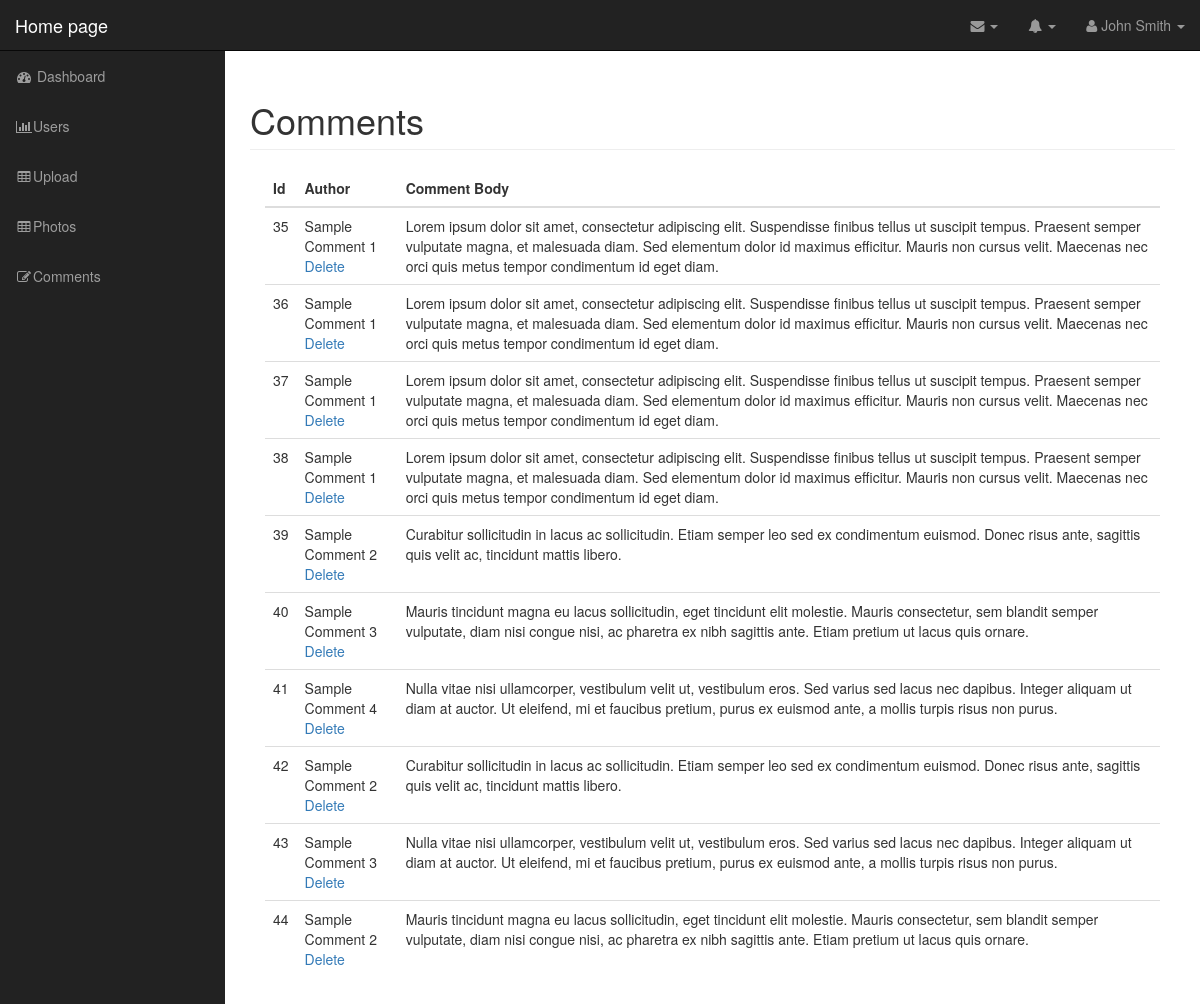
/admin/comments.php (signed in), run on the app's committed database.
### tables this page shows
CREATE TABLE IF NOT EXISTS `tbl_comments` (
  `id` int(11) NOT NULL AUTO_INCREMENT,
  `p_id` int(11) NOT NULL,
  `c_author` varchar(100) NOT NULL,
  `c_body` text NOT NULL,
  PRIMARY KEY (`id`),
  KEY `id` (`p_id`)
);

### admin/includes/database.php (called while the page is built, shortened)
<?php
class Database {
	public $connection;
	public function open_db_connection(){
		$this->connection = new mysqli(DB_HOST,DB_USER,DB_PASS,DB_NAME);
	}
	public function query($sql){
		$result = $this->connection->query($sql);
		return $result;
	}
}
$database = new Database();
 ?>

### admin/includes/db_object.php (called while the page is built, shortened)
<?php
class Db_object
{
	public static function find_all(){
		return static::find_by_query("SELECT * FROM " .static::$db_table. " ");
	}
	public static function find_by_query($query){
		global $database;
		$result = $database->query($query);
		$object_array = [];
		while($row = mysqli_fetch_array($result)){
			$object_array[] = static::instantiate($row);
		}
		return $object_array;
	}
	public static function instantiate($found){
	    $object = new $calling_class();
	    foreach ($found as $attribute => $value) {
	    	if($object->has_attribute($attribute)){
	    		$object->$attribute = $value;
	    	}
	    }
        return $object;
    }
    private function has_attribute($attribute){
    	$object_properties = get_object_vars($this);
    	return array_key_exists($attribute, $object_properties);
    }
}

### admin/comments.php (the view)
<?php include_once("includes/header.php");
if(!$session->is_signed_in()){redirect("login.php");} ?>
<nav class="navbar navbar-inverse navbar-fixed-top" role="navigation">
    <?php include_once("includes/nav_top.php"); ?>
    <?php include_once("includes/nav_side.php"); ?>
</nav>
<div id="page-wrapper">
   <div class="container-fluid">
        <div class="row">
            <div class="col-lg-12">
                <h1 class="page-header">
                    Comments
                </h1>
                <div class="col-md-12">
                    <table class="table">
                        <thead>
                            <tr>
                                <th>Id</th>
                                <th>Author</th>
                                <th>Comment Body</th>
                            </tr>
                        </thead>
                        <tbody>
                                <?php
                                $comments = Comment::find_all();
                                foreach ($comments as $comment) : ?>
                                      <tr>
                                      <td><?php echo $comment->id; ?></td>
                                      <td><?php echo $comment->c_author; ?>
                                           <div class="action_links">
                                              <a href="delete_comment.php?id=<?php echo $comment->id; ?>">Delete</a>
                                          </div>
                                      </td>
                                      <td><?php echo $comment->c_body; ?></td>
                                      </tr>
                                <?php endforeach; ?>
                        </tbody>
                    </table>
                </div>
            </div>
        </div>
    </div>
</div>
<?php include_once("includes/footer.php"); ?>

### admin/css/sb-admin.css (style rules this page uses)
body { margin-top: 100px; background-color: #222; }
@media (min-width:768px) { body { margin-top: 50px; } }
#page-wrapper { width: 100%; padding: 0; background-color: #fff; }
@media (min-width:768px) { #page-wrapper { padding: 10px; } }

### data on the page
tbl_comments: id "35", c_author "Sample Comment 1", c_body "Lorem ipsum dolor sit amet, consectetur adipiscing elit. Suspendisse finibus tellus ut suscipit tempus. Praesent semper vulputate magna, et malesuada diam. Sed elementum dolor id maximus efficitur. Mauris non cursus velit. Maecenas nec orci quis metus tempor condimentum id eget diam."
tbl_comments: id "36", c_author "Sample Comment 1", c_body "Lorem ipsum dolor sit amet, consectetur adipiscing elit. Suspendisse finibus tellus ut suscipit tempus. Praesent semper vulputate magna, et malesuada diam. Sed elementum dolor id maximus efficitur. Mauris non cursus velit. Maecenas nec orci quis metus tempor condimentum id eget diam."
tbl_comments: id "37", c_author "Sample Comment 1", c_body "Lorem ipsum dolor sit amet, consectetur adipiscing elit. Suspendisse finibus tellus ut suscipit tempus. Praesent semper vulputate magna, et malesuada diam. Sed elementum dolor id maximus efficitur. Mauris non cursus velit. Maecenas nec orci quis metus tempor condimentum id eget diam."
tbl_comments: id "38", c_author "Sample Comment 1", c_body "Lorem ipsum dolor sit amet, consectetur adipiscing elit. Suspendisse finibus tellus ut suscipit tempus. Praesent semper vulputate magna, et malesuada diam. Sed elementum dolor id maximus efficitur. Mauris non cursus velit. Maecenas nec orci quis metus tempor condimentum id eget diam."
tbl_comments: id "39", c_author "Sample Comment 2", c_body "Curabitur sollicitudin in lacus ac sollicitudin. Etiam semper leo sed ex condimentum euismod. Donec risus ante, sagittis quis velit ac, tincidunt mattis libero."
tbl_comments: id "40", c_author "Sample Comment 3", c_body "Mauris tincidunt magna eu lacus sollicitudin, eget tincidunt elit molestie. Mauris consectetur, sem blandit semper vulputate, diam nisi congue nisi, ac pharetra ex nibh sagittis ante. Etiam pretium ut lacus quis ornare."
tbl_comments: id "41", c_author "Sample Comment 4", c_body "Nulla vitae nisi ullamcorper, vestibulum velit ut, vestibulum eros. Sed varius sed lacus nec dapibus. Integer aliquam ut diam at auctor. Ut eleifend, mi et faucibus pretium, purus ex euismod ante, a mollis turpis risus non purus."
tbl_comments: id "42", c_author "Sample Comment 2", c_body "Curabitur sollicitudin in lacus ac sollicitudin. Etiam semper leo sed ex condimentum euismod. Donec risus ante, sagittis quis velit ac, tincidunt mattis libero."
tbl_comments: id "43", c_author "Sample Comment 3", c_body "Nulla vitae nisi ullamcorper, vestibulum velit ut, vestibulum eros. Sed varius sed lacus nec dapibus. Integer aliquam ut diam at auctor. Ut eleifend, mi et faucibus pretium, purus ex euismod ante, a mollis turpis risus non purus."
tbl_comments: id "44", c_author "Sample Comment 2", c_body "Mauris tincidunt magna eu lacus sollicitudin, eget tincidunt elit molestie. Mauris consectetur, sem blandit semper vulputate, diam nisi congue nisi, ac pharetra ex nibh sagittis ante. Etiam pretium ut lacus quis ornare."
